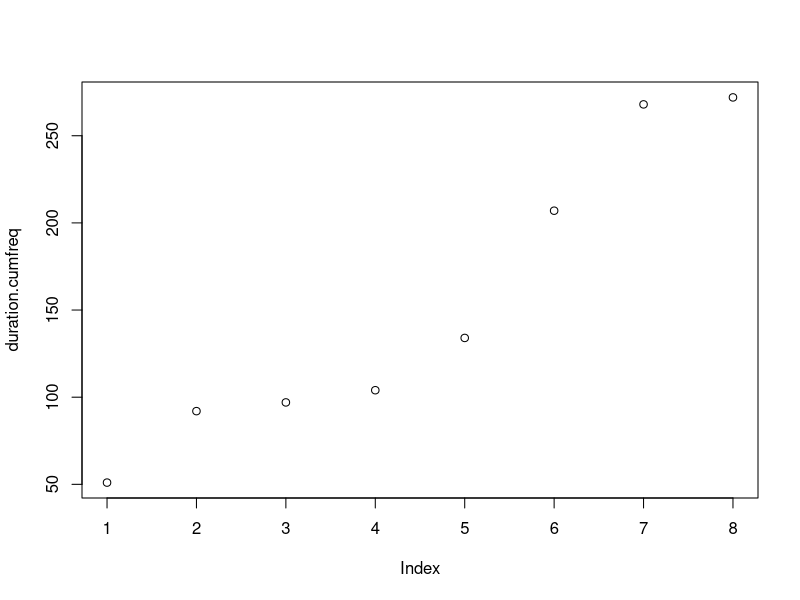

Source code (R):
duration = faithful$eruptions 
breaks = seq(1.5, 5.5, by=0.5) 
duration.cut = cut(duration, breaks, right=FALSE) 
duration.freq = table(duration.cut)
duration.cumfreq = cumsum(duration.freq)
duration.cumfreq 
cbind(duration.cumfreq) 
duration.cumfreq
plot(duration.cumfreq)
stem(duration) 